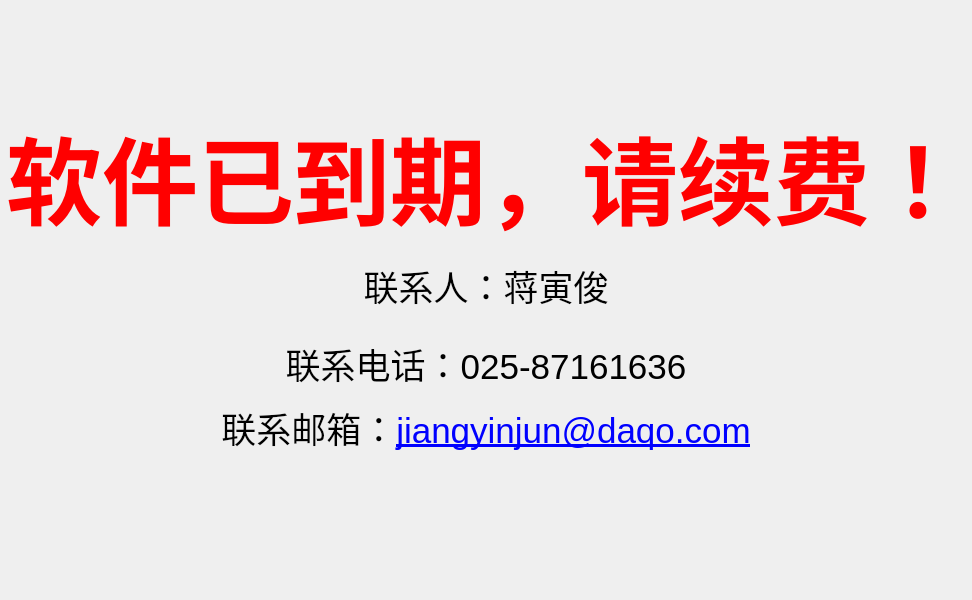
<?xml version="1.0" encoding="UTF-8"?>
<ui version="4.0">
 <class>alarmBaseWnd</class>
 <widget class="QMainWindow" name="alarmBaseWnd">
  <property name="geometry">
   <rect>
    <x>0</x>
    <y>0</y>
    <width>972</width>
    <height>600</height>
   </rect>
  </property>
  <property name="windowTitle">
   <string>授权提醒</string>
  </property>
  <property name="windowIcon">
   <iconset resource="res.qrc">
    <normaloff>:/res/alarm.png</normaloff>:/res/alarm.png</iconset>
  </property>
  <widget class="QWidget" name="centralwidget">
   <layout class="QVBoxLayout" name="verticalLayout">
    <property name="margin">
     <number>1</number>
    </property>
    <item>
     <spacer name="verticalSpacer">
      <property name="orientation">
       <enum>Qt::Vertical</enum>
      </property>
      <property name="sizeHint" stdset="0">
       <size>
        <width>20</width>
        <height>183</height>
       </size>
      </property>
     </spacer>
    </item>
    <item>
     <widget class="QLabel" name="m_pTextLabel">
      <property name="text">
       <string>&lt;html&gt;&lt;head/&gt;&lt;body&gt;&lt;p align=&quot;center&quot;&gt;&lt;span style=&quot; font-size:72pt; font-weight:600; color:#ff0000;&quot;&gt;软件已到期，请续费！&lt;/span&gt;&lt;/p&gt;&lt;p align=&quot;center&quot;&gt;&lt;span style=&quot; font-size:26pt;&quot;&gt;联系人：蒋寅俊&lt;/span&gt;&lt;br/&gt;&lt;/p&gt;&lt;p align=&quot;center&quot;&gt;&lt;span style=&quot; font-size:26pt;&quot;&gt;联系电话：025-87161636&lt;/span&gt;&lt;/p&gt;&lt;p align=&quot;center&quot;&gt;&lt;span style=&quot; font-size:26pt;&quot;&gt;联系邮箱：&lt;/span&gt;&lt;a href=&quot;mailto:jiangyinjun@daqo.com &quot;&gt;&lt;span style=&quot; font-size:26pt; text-decoration: underline; color:#0000ff;&quot;&gt;jiangyinjun@daqo.com&lt;/span&gt;&lt;/a&gt;&lt;br/&gt;&lt;/p&gt;&lt;p align=&quot;center&quot;&gt;&lt;img src=&quot;:/res/daqo_logo.png&quot;/&gt;&lt;/p&gt;&lt;/body&gt;&lt;/html&gt;</string>
      </property>
      <property name="openExternalLinks">
       <bool>true</bool>
      </property>
     </widget>
    </item>
    <item>
     <spacer name="verticalSpacer_2">
      <property name="orientation">
       <enum>Qt::Vertical</enum>
      </property>
      <property name="sizeHint" stdset="0">
       <size>
        <width>20</width>
        <height>182</height>
       </size>
      </property>
     </spacer>
    </item>
   </layout>
  </widget>
  <widget class="QMenuBar" name="menubar">
   <property name="geometry">
    <rect>
     <x>0</x>
     <y>0</y>
     <width>972</width>
     <height>23</height>
    </rect>
   </property>
  </widget>
 </widget>
 <resources>
  <include location="res.qrc"/>
 </resources>
 <connections/>
</ui>
